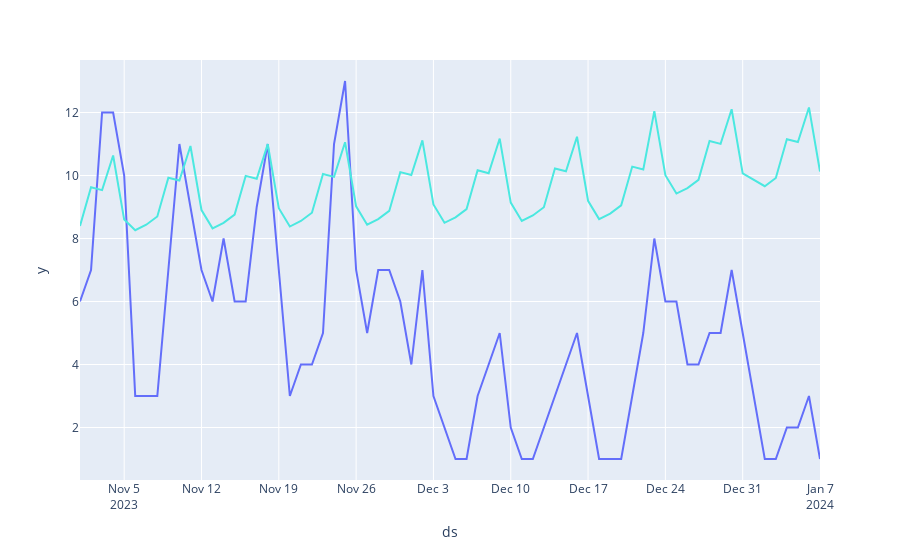

The notebook cell this image was saved under:
### Code cell
split_date = datetime.strptime('2023-10-31', "%Y-%m-%d").date()
data_train = data_ts.loc[data_ts.index <= split_date].copy()
data_test = data_ts.loc[data_ts.index > split_date].copy()

data_train = pd.DataFrame({
    "ds":data_train.index,
    "y": data_train["extra"]
}).reset_index(drop=True)
data_train.head()


m = Prophet(holidays=data_holiday)
m.fit(data_train)

data_test = pd.DataFrame({
    "ds":data_test.index,
    "y": data_test["extra"]
}).reset_index(drop=True)
data_test.head()

forecast = m.predict(data_test)

fig = px.line(data_test, x = "ds", y = "y")
fig.add_trace(px.line(forecast, x = "ds", y="yhat").data[0])
fig['data'][1]['line']['color']="#4BE8E0"
fig.show()
